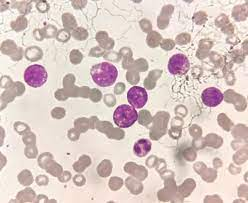
#> input picture mineriaFinal/img/prueba.jpeg, 248 x 203 px; its folder holds only this picture in this run
$ python prueba.py
#> lines starting #> are read from the running program, lines starting #| are printed output that depends on the picture; after the words box and inside, x2 and y2 are one past the last pixel; in counts of white or black regions, pixels touching at a corner belong together
#> in segment_image, image is the input picture: shape (203, 248, 3); mean B, G, R 194.8, 199.2, 216.9
import cv2
import numpy as np
import os

def resize_image(image, width, height):
    # Obtener las dimensiones originales de la imagen
#> called with width = 800, height = 600
    original_height, original_width = image.shape[:2]
#> original_height = 203; original_width = 248

    # Calcular el factor de escala para redimensionar la imagen
    scale_factor = min(width / original_width, height / original_height)
#> scale_factor = 2.96

    # Calcular las nuevas dimensiones
    new_width = int(original_width * scale_factor)
#> new_width = 733
    new_height = int(original_height * scale_factor)
#> new_height = 600

    # Redimensionar la imagen utilizando la interpolación bilineal
    resized_image = cv2.resize(image, (new_width, new_height), interpolation=cv2.INTER_LINEAR)

    return resized_image

def segment_image(image_path):
    # Cargar la imagen
    image = cv2.imread(image_path)

    # Redimensionar la imagen a un tamaño específico
    resized_image = resize_image(image, 800, 600)

    # Convertir la imagen redimensionada a escala de grises
    gray = cv2.cvtColor(resized_image, cv2.COLOR_BGR2GRAY)
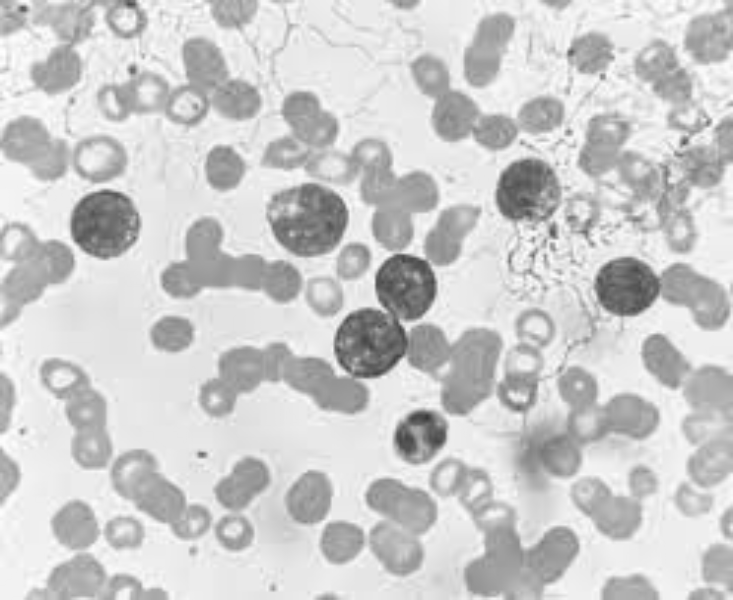
#> gray: shape (600, 733); min 56, max 254, mean 203.9

    # Aplicar un umbral para obtener una imagen binaria
    _, thresh = cv2.threshold(gray, 0, 255, cv2.THRESH_BINARY_INV + cv2.THRESH_OTSU)
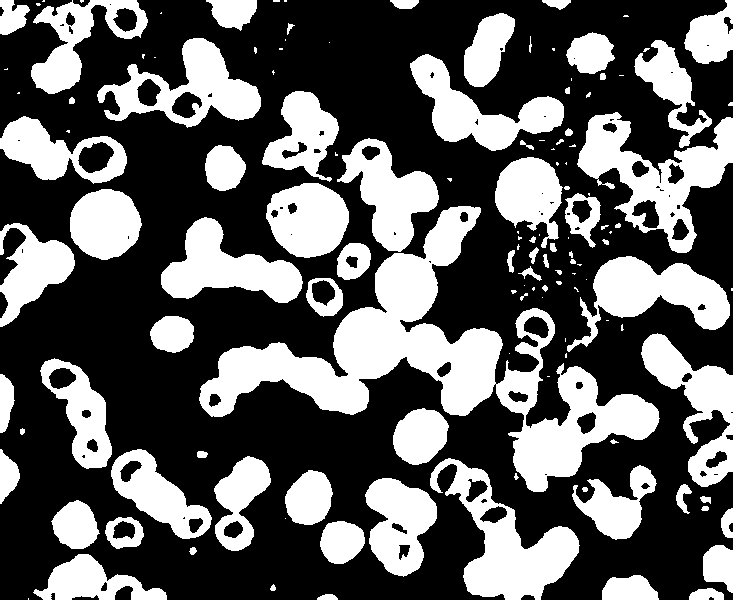
#> thresh: shape (600, 733); 37.1% white; 135 white regions (55 under 20 px), largest, box (x1, y1, x2, y2) and area: (199, 206, 660, 492) 32251, (577, 112, 733, 253) 8357, (430, 458, 580, 600) 7984

    # Detección de color para segmentar células infectadas
    hsv = cv2.cvtColor(resized_image, cv2.COLOR_BGR2HSV)
#> hsv: shape (600, 733, 3); mean H, S, V 23.2, 31.7, 216.8
    lower_color = np.array([140, 50, 50])  # Rango inferior de color morado
    upper_color = np.array([170, 255, 255])  # Rango superior de color morado
    mask = cv2.inRange(hsv, lower_color, upper_color)
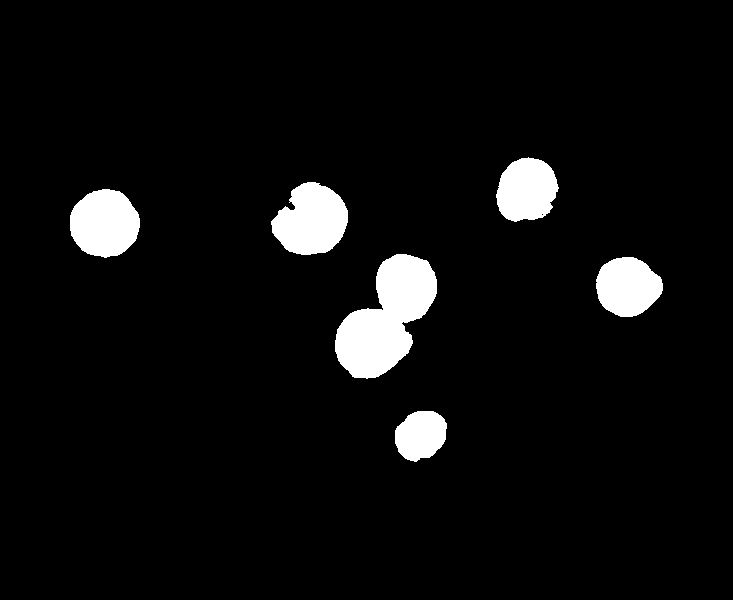
#> mask: shape (600, 733); 5.3% white; 6 white regions, box (x1, y1, x2, y2) and area: (335, 254, 437, 379) 7319, (271, 182, 348, 255) 4041, (70, 189, 140, 258) 3726, (496, 157, 559, 222) 3094, (596, 257, 663, 317) 3043, (395, 411, 447, 462) 2021
    result = cv2.bitwise_and(thresh, thresh, mask=mask)
#> result: shape (600, 733); 5.3% white; 6 white regions

    # Encontrar los contornos de las regiones de interés
    contours, _ = cv2.findContours(result, cv2.RETR_EXTERNAL, cv2.CHAIN_APPROX_SIMPLE)
#> contours = 6 contours; box (x1, y1, x2, y2) and area: (335, 254, 437, 379) 7098, (271, 183, 348, 255) 3871, (70, 189, 140, 258) 3622, (496, 157, 559, 222) 3002, (596, 257, 663, 317) 2952, (395, 411, 447, 462) 1947

    # Crear una lista para almacenar los rois
    rois = []

    # Valores de ajuste del recorte de los ROIs
    offset = 10
    expansion = 20
    # Iterar sobre los contornos y obtener los rois
    for contour in contours:
        # Obtener el rectángulo del contorno con un pequeño desplazamiento
        x, y, w, h = cv2.boundingRect(contour)
        x -= 2
        y -= 2
        w += 5
        h += 5

        # Asegurarse de que los valores no sean negativos o excedan las dimensiones de la imagen
        x = max(0, x)
        y = max(0, y)
        w = min(w, resized_image.shape[1] - x)
        h = min(h, resized_image.shape[0] - y)

        # Añadir el roi a la lista
        roi = resized_image[y:y + h, x:x + w]
        rois.append(roi)

        # Dibujar un rectángulo alrededor del roi en la imagen original
        #cv2.rectangle(resized_image, (x, y), (x + w, y + h), (0, 255, 0), 2)

        # Guardar el roi como una imagen individual
        cv2.imwrite(f'roi_{len(rois)}.jpg', roi)
#> this loop made 6 passes
#> (x, y, w, h) on passes 1 to 6: (393, 409, 57, 56), (594, 255, 72, 65), (333, 252, 107, 130), (68, 187, 75, 74), (269, 181, 82, 77), (494, 155, 68, 70)
#> pass 1, in segment_image, `roi = resized_image[y:y + h, x:x + w]`:
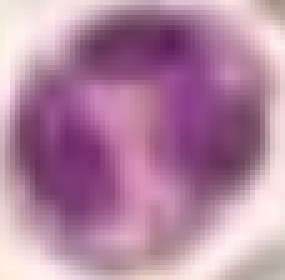
#> roi: shape (56, 57, 3) (shown 5 times larger); mean B, G, R 161.8, 134.2, 179.3
#> pass 2, in segment_image, `roi = resized_image[y:y + h, x:x + w]`:
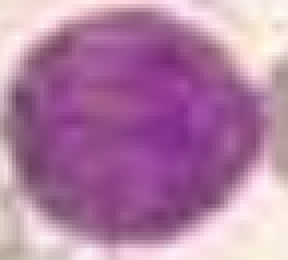
#> roi: shape (65, 72, 3) (shown 4 times larger); mean B, G, R 165.6, 128.4, 178.7
#> pass 3, in segment_image, `roi = resized_image[y:y + h, x:x + w]`:
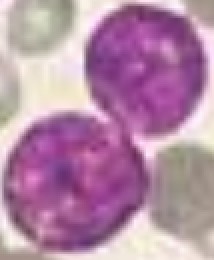
#> roi: shape (130, 107, 3) (shown 2 times larger); mean B, G, R 165.4, 137.4, 179.9
#> after the loop, rois = 6 items

    # Mostrar la imagen redimensionada con los rois y esperar la tecla 'q' para cerrarla
    cv2.imshow('Resized Image with ROIs', resized_image)
    cv2.waitKey(0)
    cv2.destroyAllWindows()

    return rois

# Carpeta que contiene las imágenes
folder_path = 'img/'

# Obtener la lista de imágenes en la carpeta
image_files = os.listdir(folder_path)

# Segmentar cada imagen en la carpeta
for image_file in image_files:
    # Ruta completa de la imagen
    image_path = os.path.join(folder_path, image_file)

    # Segmentar la imagen y obtener los rois
    rois = segment_image(image_path)
#> rois = 6 items
